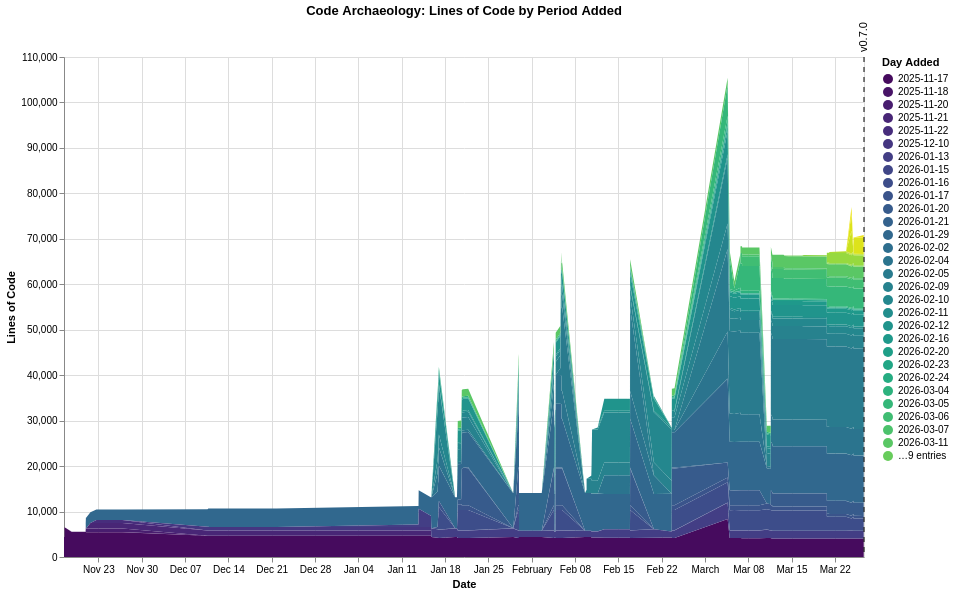

Describe this chart as a Vega-Lite specification.
### Vega-Lite specification from a JSON file in a GitHub repository (floating-point values rounded to 4 significant figures; data arrays with more than 128 entries replaced by an {"elided": "..."} marker saying what was removed)
{"$schema": "https://vega.github.io/schema/vega-lite/v6.1.0.json", "config": {"view": {"continuousHeight": 300, "continuousWidth": 300}}, "datasets": {"data-5dd7fa7f58d587c338cf325e41b48f94": {"elided": "2984 records"}, "data-612f2e8728668e2ee078ebc6214d04d3": [{"datetime": "2026-03-26T17:01:58", "version": "v0.7.0"}]}, "height": 500, "layer": [{"data": {"name": "data-5dd7fa7f58d587c338cf325e41b48f94"}, "encoding": {"color": {"field": "period", "scale": {"scheme": "viridis"}, "title": "Day Added", "type": "ordinal"}, "order": {"field": "period", "sort": "ascending", "type": "ordinal"}, "tooltip": [{"field": "commit_date", "type": "temporal"}, {"field": "period", "type": "ordinal"}, {"field": "line_count", "type": "quantitative"}], "x": {"field": "commit_date", "title": "Date", "type": "temporal"}, "y": {"field": "line_count", "title": "Lines of Code", "type": "quantitative"}}, "mark": {"type": "area"}}, {"data": {"name": "data-612f2e8728668e2ee078ebc6214d04d3"}, "encoding": {"tooltip": [{"field": "version", "type": "nominal"}, {"field": "datetime", "type": "temporal"}], "x": {"field": "datetime", "title": "Date", "type": "temporal"}}, "mark": {"strokeDash": [5, 5], "type": "rule"}}, {"data": {"name": "data-612f2e8728668e2ee078ebc6214d04d3"}, "encoding": {"text": {"field": "version", "type": "nominal"}, "x": {"field": "datetime", "type": "temporal"}, "y": {"value": 10}}, "mark": {"align": "left", "angle": 270, "dx": 15, "dy": 0, "type": "text"}}], "title": "Code Archaeology: Lines of Code by Period Added", "width": 800}
